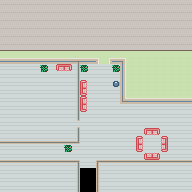

A level layout from a 2D game, rendered from its tile map. Below: a short description, then the map file with tile-grid data replaced by summaries:
An orthogonal 24x24 tile map with 8x8 px tiles, 2 tile layers (Tiles, Props), 3 tilesets and 10 objects (StairsToL1, StairsToBasement, Religious1, Religious2, Religious3, ...).

<map version="1.0" orientation="orthogonal" width="24" height="24" tilewidth="8" tileheight="8">
 <tileset firstgid="1" source="sprites.tsx" />
 <tileset firstgid="49" source="tiles_act2p2.tsx" />
 <tileset firstgid="113" source="props.tsx" />
 <layer name="Tiles" width="24" height="24">
  <properties>
   <property name="sprite" value="1" />
  </properties>
  <data>[576 cells, 570 non-empty, 20 distinct tile ids]</data>
 </layer>
 <layer name="Props" width="24" height="24">
  <data>[576 cells, 19 non-empty, 10 distinct tile ids]</data>
 </layer>
 <objectgroup name="NPCs" width="24" height="24">
  <object name="StairsToL1" gid="27" x="80" y="168" />
  <object name="StairsToBasement" gid="29" x="88" y="168" />
  <object name="Religious1" gid="5" x="112" y="112" />
  <object name="Religious2" gid="5" x="96" y="128" />
  <object name="Religious3" gid="5" x="128" y="128" />
  <object name="Religious4" gid="5" x="112" y="152" />
  <object name="TVPersonality" gid="14" x="56" y="104" />
  <object name="TVDebate" gid="7" x="120" y="48" />
  <object gid="41" x="88" y="152" />
 </objectgroup>
 <objectgroup name="Rooms" width="24" height="24">
  <object name="Ground Floor" x="0" y="0" width="192" height="192" />
 </objectgroup>
</map>
